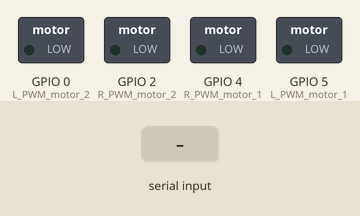
A sketch run on a simulated ESP8266 (NodeMCU). Shown: switched loads named in the sketch (green lamp = pin HIGH). Inputs (shaded band) come from the test bench. What the sketch prints to the serial monitor is not drawn.

Above: at 1.2 s.
1.3 s: "<90,45>" received over Serial
At 1.7 s:
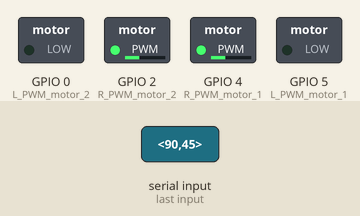
2.8 s: "<30,150>" received over Serial
At 4.0 s:
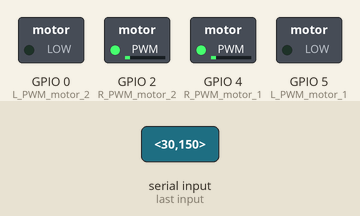
4.3 s: "<200>" received over Serial
At 5.1 s:
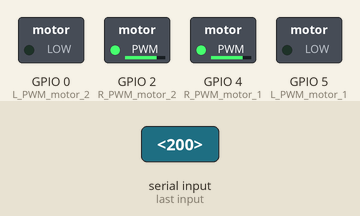
5.8 s: "<90>" received over Serial
At 6.1 s:
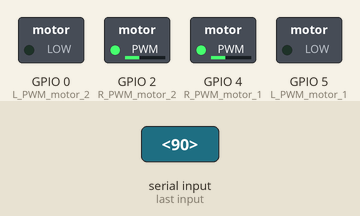
Timing chart, 0 to 8.8 s (numbered marks = the images above; inputs shaded):
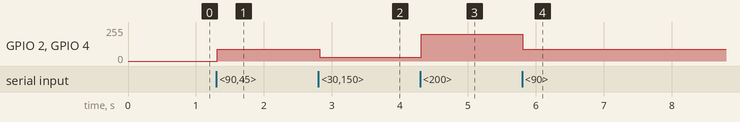

The sketch:

helper_code_to_check_control_function.ino
```cpp
// I am Reciever
// This micro-controller MAC : ec:fa:bc:c1:e6:ea

#include <ESP8266WiFi.h>
#include <espnow.h>


uint8_t debug_mode = 1;

#define L_PWM_motor_1 5   // D1 Left PWM for Motor 1
#define R_PWM_motor_1 4   // D2 Right PWM for Motor 1

#define L_PWM_motor_2 0   // D3 Left PWM for Motor 2
#define R_PWM_motor_2 2   // D4 Right PWM for Motor 2

#define datalen 4
#define threshold 5

int i = 0;

int a_speed = 0;
int b_speed = 0;

int Speed = 0;

String dataString = ""; // Variable to hold input data
int dataArray[datalen]; // Array to hold parsed integers
int dataIndex = 0; // Index for dataArray

String success;


void setup() {
  // Init Serial Monitor
  Serial.begin(115200);

  pinMode(L_PWM_motor_1, OUTPUT);
  pinMode(R_PWM_motor_1, OUTPUT);
  pinMode(L_PWM_motor_2, OUTPUT);
  pinMode(R_PWM_motor_2, OUTPUT);

}

void get_serial_reading()
{
  if (Serial.available()) { // check if there is incoming data
    char incomingChar = Serial.read(); // read incoming character
    // Serial.print(incomingChar);
    if (incomingChar == '<') { // start of data
      dataString = ""; // clear input data
      dataIndex = 0; // reset index for dataArray
    } else if (incomingChar == '>') { // end of data
      parseData(); // call function to parse input data
      // printData();  // call function to print parsed data
      // control();
    } else { // data character
      dataString += incomingChar; // add to input data
    }
}
}

void parseData() {
  int commaIndex = 0; // index for locating commas in input string
  while (dataIndex < datalen) { // parse up to 4 integers
    commaIndex = dataString.indexOf(","); // find next comma in input string
    if (commaIndex == -1) {
      commaIndex = dataString.length();
    }
    dataArray[dataIndex] = dataString.substring(0, commaIndex).toInt(); // convert substring to integer and store in array
    dataString = dataString.substring(commaIndex + 1); // remove parsed substring and comma from input string
    dataIndex++; // move to next index in array
  }
}

void printData() {
  Serial.print("Parsed data: ");
  for (i = 0; i < datalen; i++) {
    Serial.print(dataArray[i]);
    Serial.print(" ");
  }
  Serial.println();
}

void loop() {
  get_serial_reading();
  printData();
  Speed = dataArray[0];
  control();
}

// Control the motors using two BTS7960 drivers
void control() {
  if (Speed > 0) {
    // Move forward
    a_speed = Speed;
    analogWrite(L_PWM_motor_1, 0);
    analogWrite(R_PWM_motor_1, a_speed);
    analogWrite(L_PWM_motor_2, 0);
    analogWrite(R_PWM_motor_2, a_speed);
  }
  else if (Speed < 0) {
    // Move backward
    a_speed = -1 * Speed;
    analogWrite(L_PWM_motor_1, a_speed);
    analogWrite(R_PWM_motor_1, 0);
    analogWrite(L_PWM_motor_2, a_speed);
    analogWrite(R_PWM_motor_2, 0);
  }
  // else if (Direction > threshold) {
  //   // Turn right
  //   b_speed = Direction;
  //   analogWrite(L_PWM_motor_1, b_speed);
  //   analogWrite(R_PWM_motor_1, 0);  // Stop right motor 1
  //   analogWrite(L_PWM_motor_2, b_speed);
  //   analogWrite(R_PWM_motor_2, 0);  // Stop right motor 2
  // }
  // else if (Direction < -threshold) {
  //   // Turn left
  //   b_speed = -1 * Direction;
  //   analogWrite(L_PWM_motor_1, 0);  // Stop left motor 1
  //   analogWrite(R_PWM_motor_1, b_speed);
  //   analogWrite(L_PWM_motor_2, 0);  // Stop left motor 2
  //   analogWrite(R_PWM_motor_2, b_speed);
  // }
  else {
    // Stop
    analogWrite(L_PWM_motor_1, 0);
    analogWrite(R_PWM_motor_1, 0);
    analogWrite(L_PWM_motor_2, 0);
    analogWrite(R_PWM_motor_2, 0);
    Speed = 0;
  }
}
```

Measured:
- after the input at 1.3 s, GPIO 2 (R_PWM_motor_2), GPIO 4 (R_PWM_motor_1): 0/255 → 90/255 at once
- after the input at 2.8 s, GPIO 2 (R_PWM_motor_2), GPIO 4 (R_PWM_motor_1): 90/255 → 30/255 at once
- after the input at 4.3 s, GPIO 2 (R_PWM_motor_2), GPIO 4 (R_PWM_motor_1): 30/255 → 200/255 at once
- after the input at 5.8 s, GPIO 2 (R_PWM_motor_2), GPIO 4 (R_PWM_motor_1): 200/255 → 90/255 at once
